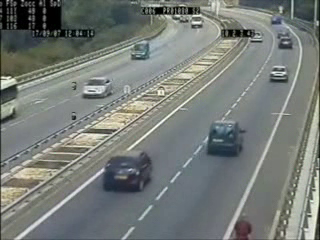
#> input picture frame 75 of video.avi, 320 x 240 px
$ python copied.py
#> lines starting #> are read from the running program, lines starting #| are printed output that depends on the picture; after the words box and inside, x2 and y2 are one past the last pixel; in counts of white or black regions, pixels touching at a corner belong together
#random code downloaded from internet
# OpenCV Python program to detect cars in video frame
# import libraries of python OpenCV
import cv2

# capture frames from a video
cap = cv2.VideoCapture('video.avi')

# Trained XML classifiers describes some features of some object we want to detect
car_cascade = cv2.CascadeClassifier('cars.xml')

# loop runs if capturing has been initialized.
while True:
    # reads frames from a video
    ret, frames = cap.read()
#> frames is the input picture: shape (240, 320, 3); mean B, G, R 120, 123.9, 118.8

    # convert to gray scale of each frames
    gray = cv2.cvtColor(frames, cv2.COLOR_BGR2GRAY)


    # Detects cars of different sizes in the input image
    cars = car_cascade.detectMultiScale(gray, 1.1, 1)
#> cars = [[265, 8, 24, 24], [184, 7, 30, 30], [257, 55, 40, 40], [74, 74, 36, 36], [115, 29, 44, 44], [95, 151, 58, 58], [191, 110, 66, 66], [74, 111, 106, 106]]

    # To draw a rectangle in each cars
    for (x,y,w,h) in cars:
        cv2.rectangle(frames,(x,y),(x+w,y+h),(0,0,255),2)
#> this loop made 8 passes
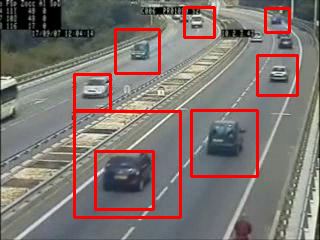
#> frames: shape (240, 320, 3); 6.17% of pixels changed, all inside (x1, y1, x2, y2) = (73, 6, 299, 219)

    # Display frames in a window
    cv2.imshow('video2', frames)

    # Wait for Esc key to stop
    if cv2.waitKey(30) & 0xFF == ord('q'):
#> (key q is pressed here)
        break

# De-allocate any associated memory usage
cv2.destroyAllWindows()

$ run again, starting later in the video
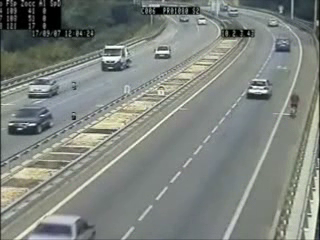
#> input picture frame 337 of video.avi, 320 x 240 px
#> frames is the input picture: shape (240, 320, 3); mean B, G, R 126.3, 131.7, 126
#> `gray = cv2.cvtColor(frames, cv2.COLOR_BGR2GRAY)`:
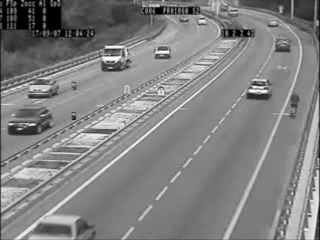
#> gray: shape (240, 320); min 0, max 254, mean 129.4
#> cars = [[271, 34, 23, 23], [150, 42, 24, 24], [239, 72, 40, 40], [2, 105, 42, 42], [84, 32, 55, 55], [16, 64, 50, 50]]
#> the loop `for (x,y,w,h) in cars:` made 6 passes
#> after the loop `for (x,y,w,h) in cars:`:
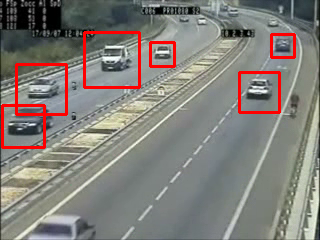
#> frames: shape (240, 320, 3); 3.6% of pixels changed, all inside (x1, y1, x2, y2) = (1, 31, 296, 149)

$ run again, starting later in the video
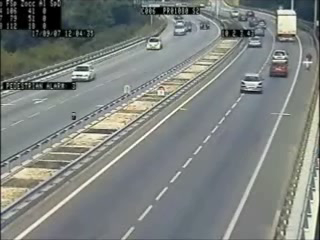
#> input picture frame 600 of video.avi, 320 x 240 px
#> frames is the input picture: shape (240, 320, 3); mean B, G, R 126.6, 129.8, 124.9
#> `gray = cv2.cvtColor(frames, cv2.COLOR_BGR2GRAY)`:
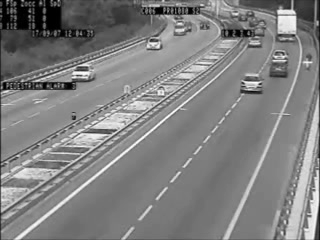
#> gray: shape (240, 320); min 0, max 254, mean 127.9
#> cars = [[243, 32, 23, 23], [265, 60, 26, 26], [238, 73, 29, 29], [252, 48, 45, 45], [27, 47, 61, 61]]
#> the loop `for (x,y,w,h) in cars:` made 5 passes
#> after the loop `for (x,y,w,h) in cars:`:
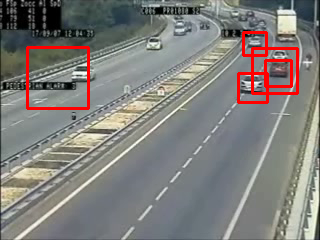
#> frames: shape (240, 320, 3); 2.77% of pixels changed, all inside (x1, y1, x2, y2) = (26, 31, 299, 110)
